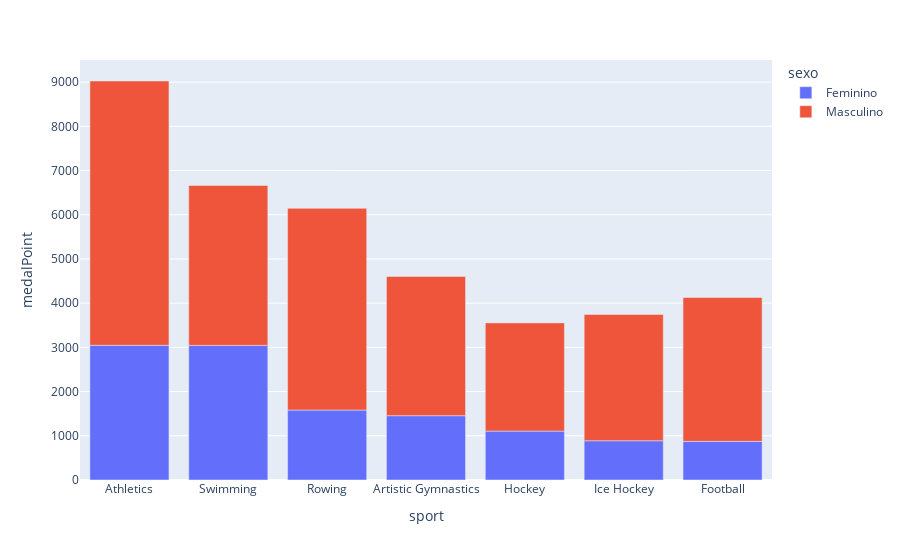

Notebook code for this chart:
### Markdown cell above
## Analisando o desempenho dos atletas em cada esporte

### Code cell
# Filtrar top 10 por sexo
def doisSexos(grupo):
    return len(grupo["sexo"].unique()) ==2

topFeminino=df[df["sexo"]=="Feminino"][["sport", "sexo", "medalPoint"]].groupby(["sport", "sexo"]).sum().sort_values(by="medalPoint", ascending=False).reset_index().head(10)
topMasculio=df[df["sexo"]=="Masculino"][["sport", "sexo", "medalPoint"]].groupby(["sport", "sexo"]).sum().sort_values(by="medalPoint", ascending=False).reset_index().head(10)
combine=pd.concat([topFeminino, topMasculio])
esportesAmbosSexos=combine.groupby("sport").filter(doisSexos)

df['sexo'] = df['sexo'].fillna(method='bfill')

# Gerar o gráfico
fig = px.bar(esportesAmbosSexos, x="sport", y="medalPoint", color="sexo")
fig.show()

### Figure 1 — Plotly figure (JSON) as saved in the notebook; plotly's stock layout.template omitted (floating-point values rounded to 4 significant figures)
{"data": [{"alignmentgroup": "True", "hovertemplate": "sexo=Feminino<br>sport=%{x}<br>medalPoint=%{y}<extra></extra>", "legendgroup": "Feminino", "marker": {"color": "#636efa", "pattern": {"shape": ""}}, "name": "Feminino", "offsetgroup": "Feminino", "orientation": "v", "showlegend": true, "textposition": "auto", "type": "bar", "x": ["Athletics", "Swimming", "Rowing", "Artistic Gymnastics", "Hockey", "Ice Hockey", "Football"], "xaxis": "x", "y": [3047, 3045, 1582, 1455, 1106, 888, 874], "yaxis": "y"}, {"alignmentgroup": "True", "hovertemplate": "sexo=Masculino<br>sport=%{x}<br>medalPoint=%{y}<extra></extra>", "legendgroup": "Masculino", "marker": {"color": "#EF553B", "pattern": {"shape": ""}}, "name": "Masculino", "offsetgroup": "Masculino", "orientation": "v", "showlegend": true, "textposition": "auto", "type": "bar", "x": ["Athletics", "Rowing", "Swimming", "Football", "Artistic Gymnastics", "Ice Hockey", "Hockey"], "xaxis": "x", "y": [5979, 4563, 3617, 3254, 3149, 2858, 2448], "yaxis": "y"}], "layout": {"barmode": "relative", "legend": {"title": {"text": "sexo"}, "tracegroupgap": 0}, "margin": {"t": 60}, "xaxis": {"anchor": "y", "domain": [0, 1], "title": {"text": "sport"}}, "yaxis": {"anchor": "x", "domain": [0, 1], "title": {"text": "medalPoint"}}}}
